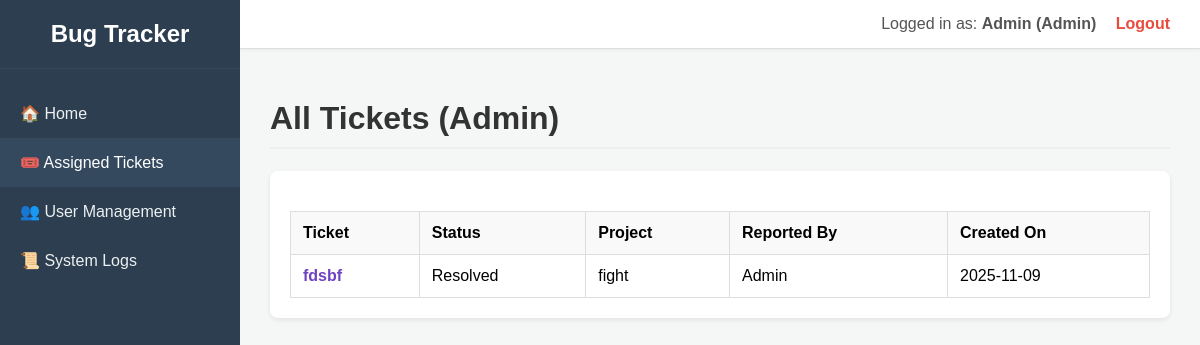
The page /assigned_tickets (signed in) on the database its author committed.
### app.py (models this page shows, shortened)
class User(db.Model, UserMixin):
    id = db.Column(db.Integer, primary_key=True)
    username = db.Column(db.String(80), unique=True, nullable=False)
    email = db.Column(db.String(120), unique=True, nullable=False)
    password_hash = db.Column(db.String(128), nullable=False)
    role = db.Column(db.String(20), nullable=False, default='Submitter')
    status = db.Column(db.String(20), nullable=False, default='Pending')
    bugs_created = db.relationship('Bug', backref='author', lazy=True)
    projects = db.relationship('Project', secondary=project_users, lazy='subquery',
        backref=db.backref('team', lazy=True))

class Bug(db.Model):
    id = db.Column(db.Integer, primary_key=True)
    title = db.Column(db.String(200), nullable=False)
    description = db.Column(db.Text, nullable=True)
    status = db.Column(db.String(20), nullable=False, default='New')
    created_at = db.Column(db.DateTime, nullable=False, default=datetime.utcnow)
    user_id = db.Column(db.Integer, db.ForeignKey('user.id'), nullable=False)
    project_id = db.Column(db.Integer, db.ForeignKey('project.id'), nullable=False)
    comments = db.relationship('Comment', backref='bug', lazy=True, cascade="all, delete-orphan")
    history = db.relationship('TicketHistory', backref='bug', lazy=True, cascade="all, delete-orphan")
    assigned_developers = db.relationship('User', secondary=ticket_developers, lazy='subquery',
        backref=db.backref('assigned_tickets', lazy=True))

class Project(db.Model):
    id = db.Column(db.Integer, primary_key=True)
    name = db.Column(db.String(150), nullable=False)
    description = db.Column(db.Text, nullable=True)
    created_at = db.Column(db.DateTime, nullable=False, default=datetime.utcnow)
    bugs = db.relationship('Bug', backref='project', lazy=True, cascade="all, delete-orphan")

### app.py (the view)
@app.route('/assigned_tickets')
@login_required
def assigned_tickets():
    page_title = "My Assigned Tickets"
    tickets = []
    try:
        if current_user.role == 'Admin':
            page_title = "All Tickets (Admin)"
            tickets = Bug.query.order_by(Bug.created_at.desc()).all()
        elif current_user.role == 'ProjectManager':
            page_title = "My Projects' Tickets"
            project_ids = [project.id for project in current_user.projects]
            tickets = Bug.query.filter(Bug.project_id.in_(project_ids))\
                            .order_by(Bug.created_at.desc()).all()
        elif current_user.role == 'Developer':
            page_title = "Tickets Assigned to Me"
            tickets = current_user.assigned_tickets
            tickets.sort(key=lambda x: x.created_at, reverse=True)
        elif current_user.role == 'Submitter':
            page_title = "Tickets I Submitted"
            tickets = current_user.bugs_created
            tickets.sort(key=lambda x: x.created_at, reverse=True)
        return render_template('assigned_tickets.html', tickets=tickets, page_title=page_title)
    except Exception as e:
        flash(f'Error loading tickets: {e}', 'danger')
        return redirect(url_for('index'))

### app.py (called while the page is built)
@login_manager.user_loader
def load_user(user_id):
    return User.query.get(int(user_id))

### templates/assigned_tickets.html (shortened to what this page needs)
<!DOCTYPE html>
<html lang="en">
<head>
</head>
<body>
    <nav class="sidebar">
        <div class="sidebar-header">
            Bug Tracker
        </div>
        <ul class="sidebar-nav">
            <li><a href="{{ url_for('index') }}">🏠 Home</a></li>
            <li><a href="{{ url_for('assigned_tickets') }}" class="active">🎟️ Assigned Tickets</a></li>
            {% if current_user.role == 'Admin' %}
            <li><a href="{{ url_for('user_management') }}">👥 User Management</a></li>
            <li><a href="{{ url_for('system_logs') }}">📜 System Logs</a></li>
            {% endif %}
        </ul>
    </nav>
    <div class="main-wrapper">
        <header class="header">
            <div class="user-info">
                Logged in as: <strong>{{ current_user.username }} ({{ current_user.role }})</strong>
                <a href="{{ url_for('logout') }}">Logout</a>
            </div>
        </header>
        <main class="content">
            <h1>{{ page_title }}</h1>
            <div class="card">
                <table>
                    <thead>
                        <tr>
                            <th>Ticket</th>
                            <th>Status</th>
                            <th>Project</th>
                            <th>Reported By</th>
                            <th>Created On</th>
                        </tr>
                    </thead>
                    <tbody>
                        {% for ticket in tickets %}
                        <tr>
                            <td class="link-purple">
                                <a href="{{ url_for('ticket_detail', ticket_id=ticket.id) }}">
                                    {{ ticket.title }}
                                </a>
                            </td>
                            <td>{{ ticket.status }}</td>
                            <td>{{ ticket.project.name }}</td>
                            <td>{{ ticket.author.username }}</td>
                            <td>{{ ticket.created_at.strftime('%Y-%m-%d') }}</td>
                        </tr>
                        {% else %}
                        <tr>
                            <td colspan="5">No tickets found.</td>
                        </tr>
                        {% endfor %}
                    </tbody>
                </table>
            </div>
        </main>
    </div>
</body>
</html>

### templates/assigned_tickets.html (style rules this page uses)
body { font-family: Arial, sans-serif; margin: 0; background: #f4f7f6; display: flex; height: 100vh; }
.sidebar { width: 240px; background: #2c3e50; color: white; display: flex; flex-direction: column; flex-shrink: 0; }
.sidebar-header { padding: 20px; font-size: 1.5em; font-weight: bold; text-align: center; border-bottom: 1px solid #34495e; }
.sidebar-nav { flex-grow: 1; list-style: none; padding: 20px 0; margin: 0; }
.sidebar-nav li { margin: 0; }
.sidebar-nav a { display: block; padding: 15px 20px; text-decoration: none; color: #ecf0f1; transition: background 0.2s; }
.sidebar-nav a:hover, .sidebar-nav a.active { background: #34495e; color: #ffffff; }
.main-wrapper { flex-grow: 1; display: flex; flex-direction: column; overflow-y: auto; }
.header { background: #ffffff; padding: 15px 30px; border-bottom: 1px solid #ddd; display: flex; justify-content: flex-end; align-items: center; box-shadow: 0 1px 3px rgba(0,0,0,0.05); }
.user-info { color: #555; }
.user-info a { color: #e74c3c; text-decoration: none; margin-left: 15px; font-weight: bold; }
.content { padding: 30px; flex-grow: 1; }
h1, h2 { color: #333; border-bottom: 2px solid #eee; padding-bottom: 10px; }
.card { background: #fff; padding: 20px; border-radius: 8px; box-shadow: 0 2px 5px rgba(0,0,0,0.08); margin-bottom: 25px; overflow-x: auto; }
table { width: 100%; border-collapse: collapse; margin-top: 20px; }
th, td { border: 1px solid #ddd; padding: 12px; text-align: left; vertical-align: middle; }
th { background-color: #f9f9f9; }
.link-purple a { color: #6f42c1; font-weight: bold; text-decoration: none; }

### rows shown on the page
User: username "Admin", role "Admin"
Bug: title "fdsbf", status "Resolved", project.name "fight", author.username "Admin", created_at "2025-11-09"

### other values the page prints
{{ page_title }} "All Tickets (Admin)"
